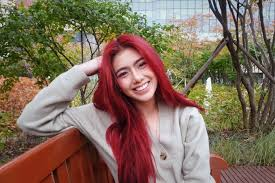
#> input picture hsv-interpolation-translation/mikha.jpg, 275 x 183 px
$ jupyter execute pixel-representation.ipynb
#> lines starting #> are read from the running program, lines starting #| are printed output that depends on the picture
[cell 1]
import cv2 as cv
import numpy as np
from matplotlib import pyplot as plt

[cell 2]
def plot_images(images: list, titles: list, columns: int, font_size: int, allow_axes: bool) -> np.ndarray:

    """
    generates a plot of images for comparison, dynamic calculation of arrangement

    Parameters:
        images (list): list of variables referencing an image
        titles (list): list of strings describing the image
        columns: (integer): number of columns for plot
        font_size (integer): fontsize of subplot titles
        allow_axes (boolean): if true, adds axes by default. else, removes axes

    Returns:
        matrix of pixel values for each image (np.array)
        a plot (image)
    """
    images_len = len(images)
    rows = images_len // columns

    fig, axes = plt.subplots(rows, columns, figsize = (18, 6 * rows))
    axes = axes.flatten()

    for i in range(images_len):
        axes[i].imshow(images[i])
        axes[i].set_title(titles[i], fontsize=font_size)
        # print(np.array(images[i]))
        if allow_axes == True:
            pass
        else:
            axes[i].axis('off')
    plt.show()

[cell 3]
image = cv.imread('mikha.jpg')
#> image is the input picture: shape (183, 275, 3); mean B, G, R 91.1, 107.7, 128.2
image_rgb = cv.cvtColor(image, cv.COLOR_BGR2RGB)
image_hsv = cv.cvtColor(image, cv.COLOR_BGR2HSV)
#> image_hsv: shape (183, 275, 3); mean H, S, V 64.1, 101.8, 132.5

image_variables = [image, image_rgb, image_hsv]
image_names = ['Original Image', 'RGB Image', 'HSV Image']
plot_images(image_variables, image_names, 3, 16, False)
#> in plot_images, `images_len = len(images)`: images_len = 3
#> in plot_images, `rows = images_len // columns`: rows = 1
#> in plot_images, `plt.show()`:
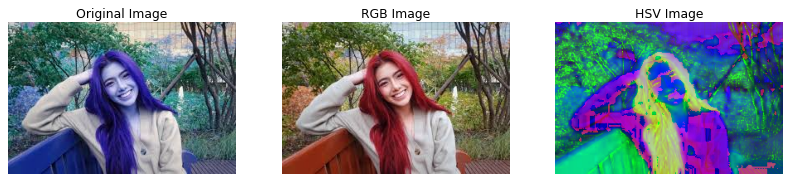
#> figure drawn by matplotlib, 3 panels; B, G, R data is drawn as R, G, B

[cell 4]
methods = {
"Nearest Neighbor": cv.INTER_NEAREST,
"Bilinear": cv.INTER_LINEAR,
"Bicubic": cv.INTER_CUBIC
}

new_size = (8000, 8000)

for idx, (method_name, method) in enumerate(methods.items(), start=1):
    plt.figure(figsize=(15, 5))
    resized_image = cv.resize(image, new_size, interpolation=method)
    # Plot each resized image
    plt.subplot(1, 3, idx)
    plt.imshow(cv.cvtColor(resized_image, cv.COLOR_BGR2RGB))
    plt.title(f"{method_name} Interpolation")
    plt.axis('off')
    plt.show()
#> this loop made 3 passes
#> pass 1, `plt.show()`:
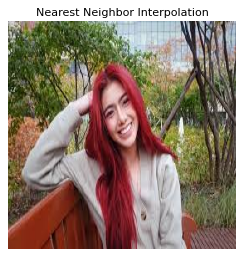
#> figure drawn by matplotlib, 1 panel
#> pass 2, `plt.show()`:
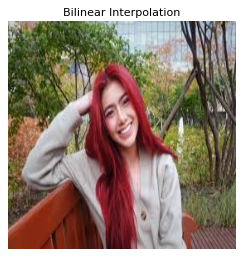
#> figure drawn by matplotlib, 1 panel

[cell 5]
# Scaling: Apply scaling transformation (50% size)
scale_percent = 50 # Scale down by 50%
width = int(image.shape[1] * scale_percent / 100)
#> width = 137
height = int(image.shape[0] * scale_percent / 100)
#> height = 91
dim = (width, height)
#> dim = (137, 91)
rescaled_image = cv.resize(image, dim)
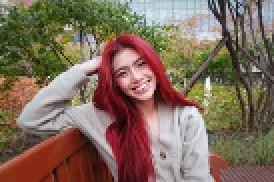
#> rescaled_image: shape (91, 137, 3) (shown 2 times larger); mean B, G, R 91, 107.6, 128
# Rotation: Rotate the image by 45 degrees
center = (image.shape[1] // 2, image.shape[0] // 2)
#> center = (137, 91)
rotation_matrix = cv.getRotationMatrix2D(center, 45, 1.0) # Rotate by 45 degrees
#> rotation_matrix = [[0.707, 0.707, -24.22], [-0.707, 0.707, 123.5]]
rotated_image = cv.warpAffine(image, rotation_matrix, (image.shape[1], image.shape[0]))
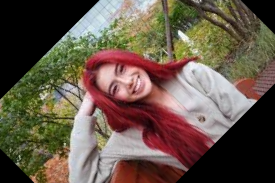
#> rotated_image: shape (183, 275, 3); mean B, G, R 73.1, 87, 101.7
# Translation: Move the image 100 pixels in both x and y direction
translation_matrix = np.float32([[1, 0, 100], [0, 1, 100]]) # Translate by (100, 100)
translated_image = cv.warpAffine(image, translation_matrix, (image.shape[1],
image.shape[0]))
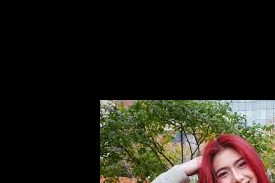
#> translated_image: shape (183, 275, 3); mean B, G, R 25, 33.1, 35.7
# Plot the transformations
plt.figure(figsize=(12, 4))
# Display Rescaled image
plt.subplot(1, 3, 1)
plt.imshow(cv.cvtColor(rescaled_image, cv.COLOR_BGR2RGB))
plt.title('Rescaled Image')
plt.axis('off')
# Display Rotated image
plt.subplot(1, 3, 2)
plt.imshow(cv.cvtColor(rotated_image, cv.COLOR_BGR2RGB))
plt.title('Rotated Image (45°)')
plt.axis('off')
# Display Translated image
plt.subplot(1, 3, 3)
plt.imshow(cv.cvtColor(translated_image, cv.COLOR_BGR2RGB))
plt.title('Translated Image (+100px)')
plt.axis('off')
plt.show()
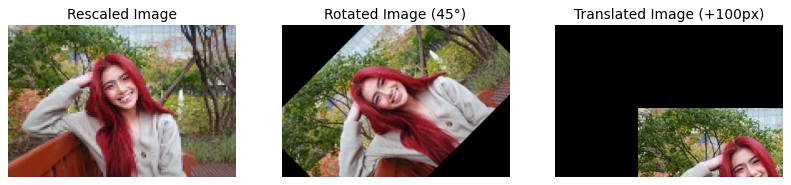
#> figure drawn by matplotlib, 3 panels

[cell 6]
# Convert the image to HSV
image_hsv = cv.cvtColor(image, cv.COLOR_BGR2HSV)
# Resize with Bicubic interpolation
scaled_hsv = cv.resize(image_hsv, dim, interpolation=cv.INTER_CUBIC)
#> scaled_hsv: shape (91, 137, 3); mean H, S, V 63.9, 101.8, 132.5
# Rotate the scaled image
rotated_hsv = cv.warpAffine(scaled_hsv, rotation_matrix, (scaled_hsv.shape[1],
scaled_hsv.shape[0]))
#> rotated_hsv: shape (91, 137, 3); mean H, S, V 15.9, 25.8, 42.7
# Translate the rotated image
translated_hsv = cv.warpAffine(rotated_hsv, translation_matrix, (rotated_hsv.shape[1],
rotated_hsv.shape[0]))
#> translated_hsv: shape (91, 137, 3); every value is 0
# Plot the final image
plt.imshow(cv.cvtColor(translated_hsv, cv.COLOR_HSV2RGB))
plt.title('Final Transformed Image (HSV model)')
plt.axis('off')
plt.show()
